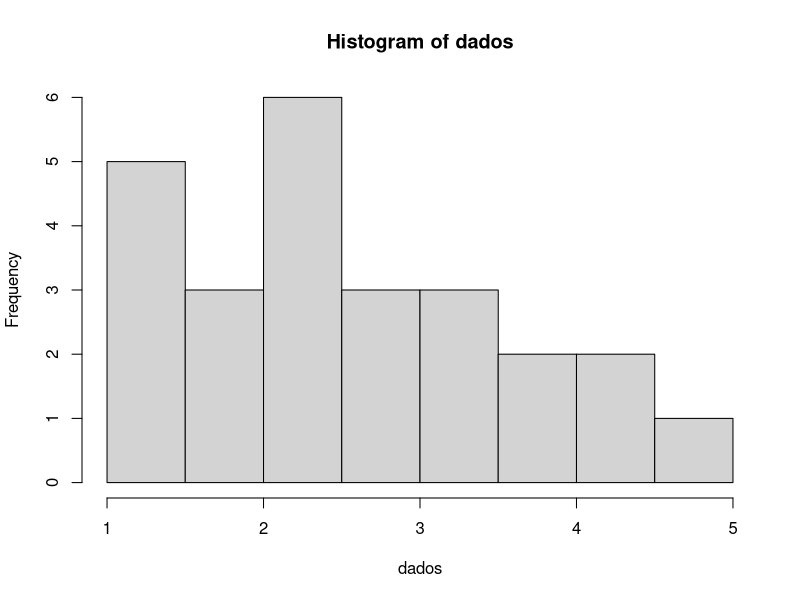
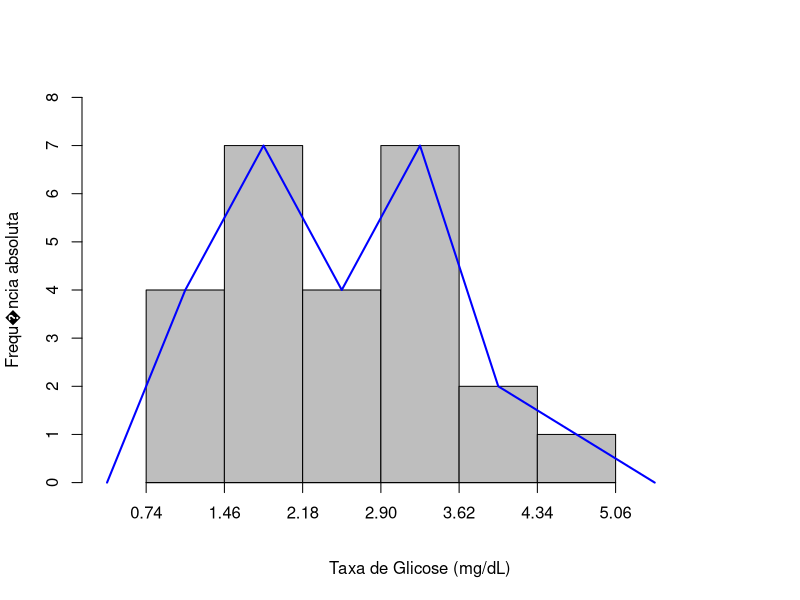

The R script that drew these images, in order:
dados=c(4.7, 1.5, 3.3, 3.0, 2.1, 3.0, 1.4, 1.2, 4.2, 2.1, 1.4, 2.4, 3.2, 2.1, 1.9,
         2.3, 3.3, 2.3, 1.8, 4.2, 3.6, 2.7, 2.0, 3.6, 1.1)

dados
sort(dados)  # ordena os dados ROL

summary(dados)
sd(dados)
hist(dados)
#=================================================================

#Confec��o do histograma e da tabela de distribui��o de frequ�ncia
#=================================================================



#Determinar o n�mero de classes
#----------In�cio da fun��o-------------
numerodeclasses<-function(x)
{
if(length(x)<=100){k<-sqrt(length(x))+0.5}
else
{k<-5*log10(length(x))}
return(round(k,0))
}
#----------Fim da fun��o---------------

k<-numerodeclasses(dados);k


#Amplitude total

A<-max(dados)-min(dados)        #calcula a amplitude total, A = >obs - <obs
A

#Amplitude de classe

C<-A/(k-1)
C<-round(C,2)                     #considera apenas duas casas decimais
C

#Limite inferior da primeira classe

LI1<-min(dados)-C/2             #limite inferior da 1� classe
LI1<-round(LI1,2)                #considera apenas duas casas decimais
LI1
limites<-LI1+C*(0:k)
limites

#constroi o histograma e a distribui��o de frequ�ncia, LI|--LS ou [LI, LS)
#=================================================================
# Fun��o "hist" faz o HIstograma e a distribui��o de frequ�ncia nas classes 
# determinadas de acordo com os intervalos de classes (breaks)
#=================================================================


TDF<-hist(dados,breaks=limites,plot=FALSE,right=FALSE)
TDF
n<-length(dados) 
tabela<-matrix(c(rep(7*k)),k,7)# s�o 7 colunas na Tabela
for(i in 1:k)
{tabela[i,1]<-round(TDF$breaks[i],2)
tabela[i,2]<-round(TDF$breaks[i+1],2)
tabela[i,3]<-round(TDF$mids[i],2)
tabela[i,4]<-(TDF$counts[i])
tabela[i,5]<-round(((TDF$counts[i])/n),4)
tabela[i,6]<-round((100*TDF$counts[i])/n,2)
tabela[i,7]<-sum(TDF$counts[1:i])
}
sum(TDF$counts[])
colnames(tabela)<-c("LI","LS","Xi","Fi","Fr","Fp","FAp")
tabela
 
#=================================================================
# Fazendo o HIstograma 
#=================================================================

#Todas as vezes que aparecer breaks, colocar limites

hist(dados,label=FALSE,col="gray",main="",right=FALSE,
xlab="Taxa de Glicose (mg/dL)", ylab="Frequ�ncia absoluta", 
xlim=c(min(TDF$mids)-C,max(TDF$mids)+2*C),
ylim=c(0,(max(TDF$counts)+1)),
breaks=limites,axes=FALSE)
axis(1,at=limites,pos=c(0,0))
axis(2,at=c(seq(0:(max(TDF$counts)+1))-1))

#C<-TDF$mids[2]-TDF$mids[1]

Xip<-c(TDF$mids[1]-C,TDF$mids,TDF$mids[length(TDF$mids)]+C)
frequencia<-c(0,TDF$counts,0)
Xip
lines(frequencia~Xip,type="l",col="blue",lwd=2)

